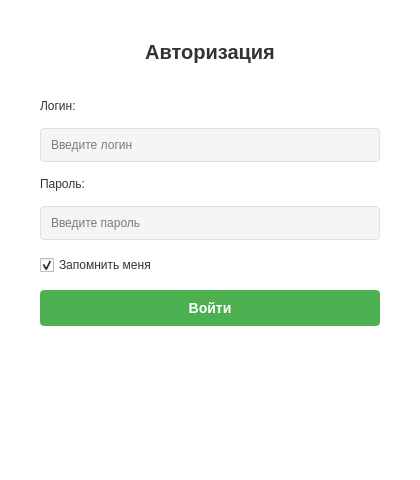
<?xml version="1.0" encoding="UTF-8"?>
<ui version="4.0">
 <class>LoginWindow</class>
 <widget class="QWidget" name="LoginWindow">
  <property name="geometry">
   <rect>
    <x>0</x>
    <y>0</y>
    <width>420</width>
    <height>480</height>
   </rect>
  </property>
  <property name="minimumSize">
   <size>
    <width>420</width>
    <height>480</height>
   </size>
  </property>
  <property name="maximumSize">
   <size>
    <width>420</width>
    <height>480</height>
   </size>
  </property>
  <property name="windowTitle">
   <string>Journal - Авторизация</string>
  </property>
  <property name="styleSheet">
   <string notr="true">
QWidget#LoginWindow {
    background-color: #ffffff;
}
QLabel {
    color: #333;
}
QLineEdit {
    background-color: #f5f5f5;
    border: 1px solid #e0e0e0;
    border-radius: 4px;
    padding: 8px;
    font-size: 12px;
}
QLineEdit:focus {
    border: 1px solid #2196f3;
}
QCheckBox {
    color: #333;
}
QPushButton {
    background-color: #4CAF50;
    color: white;
    border: none;
    border-radius: 4px;
    padding: 10px;
    font-size: 14px;
    font-weight: bold;
}
QPushButton:hover {
    background-color: #45a049;
}
QPushButton:pressed {
    background-color: #3d8b40;
}
   </string>
  </property>
  <layout class="QVBoxLayout" name="verticalLayout">
   <property name="spacing">
    <number>15</number>
   </property>
   <property name="leftMargin">
    <number>40</number>
   </property>
   <property name="topMargin">
    <number>40</number>
   </property>
   <property name="rightMargin">
    <number>40</number>
   </property>
   <property name="bottomMargin">
    <number>40</number>
   </property>
   <!-- Заголовок -->
   <item>
    <widget class="QLabel" name="titleLabel">
     <property name="text">
      <string>Авторизация</string>
     </property>
     <property name="alignment">
      <set>Qt::AlignCenter</set>
     </property>
     <property name="styleSheet">
      <string notr="true">font-size: 20px; font-weight: bold; margin-bottom: 20px;</string>
     </property>
    </widget>
   </item>
   <!-- Логин -->
   <item>
    <widget class="QLabel" name="userLabel_text">
     <property name="text">
      <string>Логин:</string>
     </property>
    </widget>
   </item>
   <item>
    <widget class="QLineEdit" name="usernameEdit">
     <property name="placeholderText">
      <string>Введите логин</string>
     </property>
    </widget>
   </item>
   <!-- Пароль -->
   <item>
    <widget class="QLabel" name="passLabel">
     <property name="text">
      <string>Пароль:</string>
     </property>
    </widget>
   </item>
   <item>
    <widget class="QLineEdit" name="passwordEdit">
     <property name="echoMode">
      <enum>QLineEdit::Password</enum>
     </property>
     <property name="placeholderText">
      <string>Введите пароль</string>
     </property>
    </widget>
   </item>
   <!-- Запомнить меня -->
   <item>
    <widget class="QCheckBox" name="rememberCheck">
     <property name="text">
      <string>Запомнить меня</string>
     </property>
     <property name="checked">
      <bool>true</bool>
     </property>
    </widget>
   </item>
   <!-- Кнопка входа -->
   <item>
    <widget class="QPushButton" name="loginButton">
     <property name="text">
      <string>Войти</string>
     </property>
    </widget>
   </item>
   <!-- Статус -->
   <item>
    <widget class="QLabel" name="statusLabel">
     <property name="text">
      <string></string>
     </property>
     <property name="alignment">
      <set>Qt::AlignCenter</set>
     </property>
     <property name="styleSheet">
      <string notr="true">color: red; font-size: 12px;</string>
     </property>
    </widget>
   </item>
   <!-- Растяжка -->
   <item>
    <spacer name="verticalSpacer">
     <property name="orientation">
      <enum>Qt::Vertical</enum>
     </property>
     <property name="sizeHint" stdset="0">
      <size>
       <width>20</width>
       <height>40</height>
      </size>
     </property>
    </spacer>
   </item>
  </layout>
 </widget>
 <resources/>
 <connections/>
</ui>
